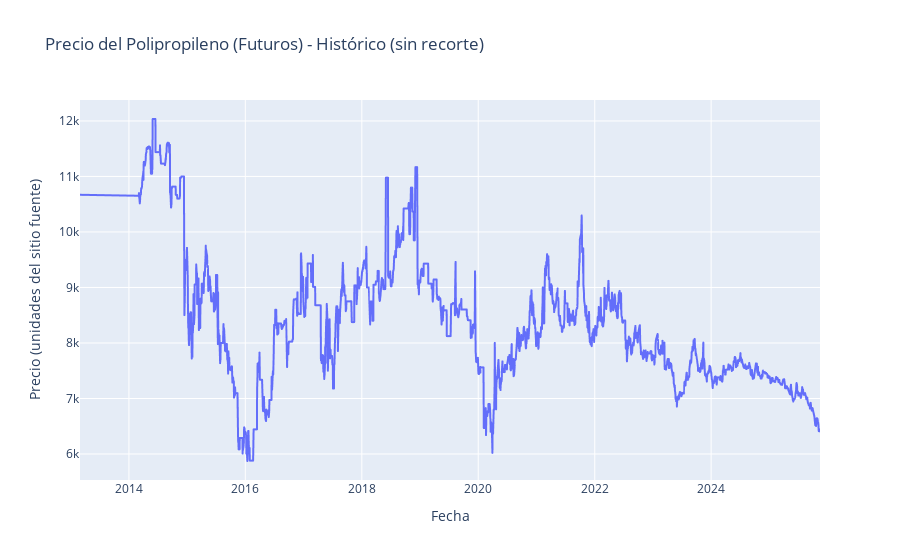

The notebook cell this image was saved under:
### Code cell
# Gráfica básica del precio vs tiempo (histórico completo descargado)

fig = px.line(
    df_raw,
    x="Date",
    y="Price",
    title="Precio del Polipropileno (Futuros) - Histórico (sin recorte)"
)
fig.update_xaxes(title="Fecha")
fig.update_yaxes(title="Precio (unidades del sitio fuente)")
fig.show()

### Figure 1 — Plotly figure (JSON) as saved in the notebook; plotly's stock layout.template omitted (floating-point values rounded to 4 significant figures; data arrays with more than 128 entries replaced by an {"elided": "..."} marker saying what was removed)
{"data": [{"hovertemplate": "Date=%{x}<br>Price=%{y}<extra></extra>", "legendgroup": "", "line": {"color": "#636efa", "dash": "solid"}, "marker": {"symbol": "circle"}, "mode": "lines", "name": "", "showlegend": false, "type": "scattergl", "x": {"elided": "2747 str values"}, "xaxis": "x", "y": {"elided": "2747 float values"}, "yaxis": "y"}], "layout": {"legend": {"tracegroupgap": 0}, "title": {"text": "Precio del Polipropileno (Futuros) - Histórico (sin recorte)"}, "xaxis": {"anchor": "y", "domain": [0, 1], "title": {"text": "Fecha"}}, "yaxis": {"anchor": "x", "domain": [0, 1], "title": {"text": "Precio (unidades del sitio fuente)"}}}}
